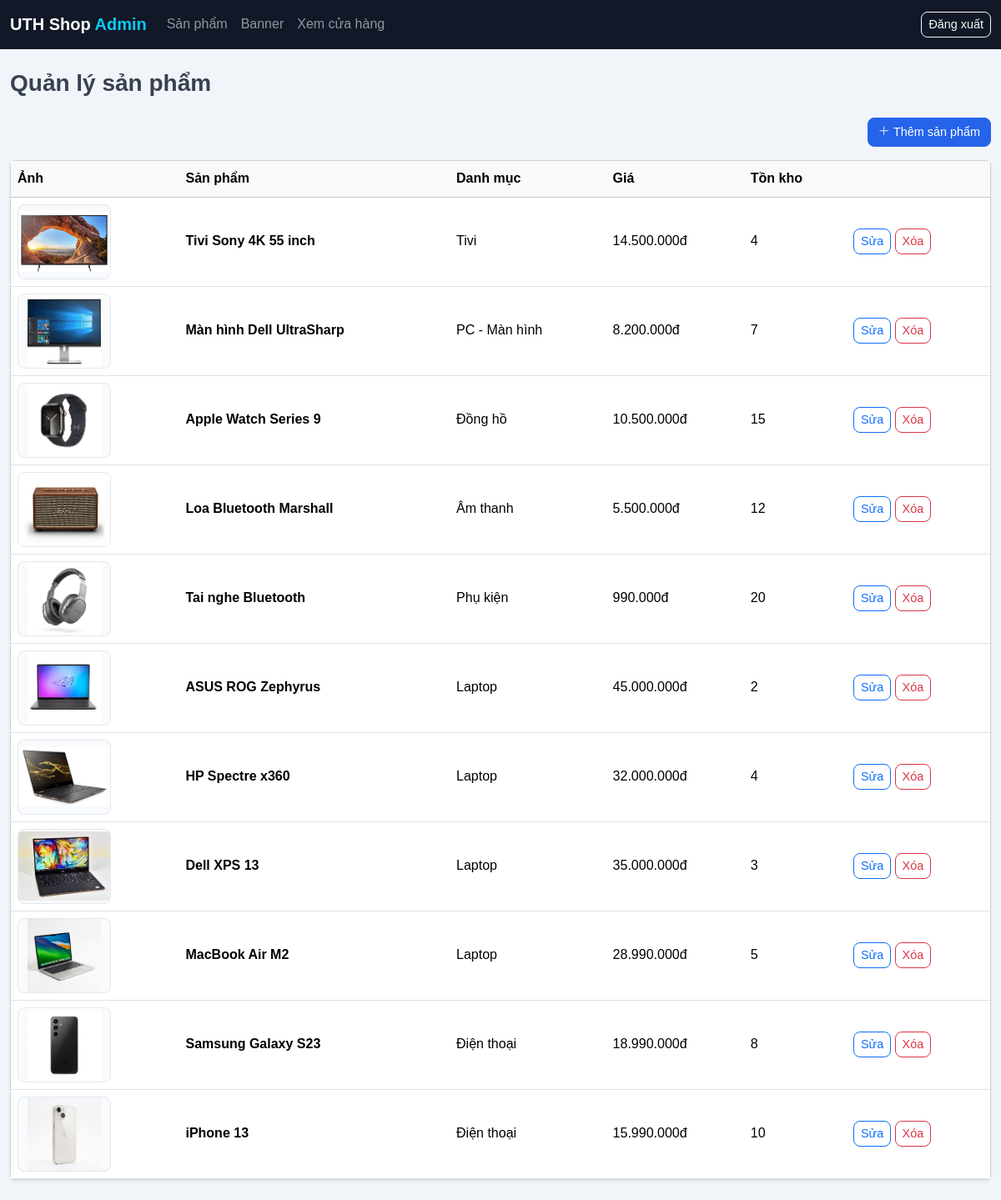
The page /admin/products/index.php (signed in) on the database its author committed.
### tables this page shows
CREATE TABLE IF NOT EXISTS products (
    id INT AUTO_INCREMENT PRIMARY KEY,
    category_id INT NULL,
    name VARCHAR(150) NOT NULL,
    brand VARCHAR(50) DEFAULT NULL,
    cpu VARCHAR(100) DEFAULT NULL,
    ram VARCHAR(50) DEFAULT NULL,
    description TEXT,
    price DECIMAL(10,2) NOT NULL,
    stock INT DEFAULT 0,
    image VARCHAR(255),
    created_at TIMESTAMP DEFAULT CURRENT_TIMESTAMP,
    CONSTRAINT fk_products_category FOREIGN KEY (category_id) REFERENCES categories(id) ON DELETE SET NULL
);

CREATE TABLE IF NOT EXISTS categories (
    id INT AUTO_INCREMENT PRIMARY KEY,
    name VARCHAR(100) NOT NULL,
    description TEXT,
    created_at TIMESTAMP DEFAULT CURRENT_TIMESTAMP
);

### includes/functions.php (called while the page is built, shortened)
<?php
function getStoredImageUrl($filename, $allowedDirectories = ['image/', 'uploads/products/'], $fallback = '/Web/image/no-image.svg') {
    $filename = str_replace('\\', '/', trim((string)$filename));
    $filename = ltrim($filename, '/');
    if ($filename !== '' && strpos($filename, '..') === false) {
        if (strpos($filename, '/') === false) {
            $filename = 'image/' . $filename;
        }
        foreach ($allowedDirectories as $directory) {
            if (strpos($filename, $directory) === 0) {
                $fullPath = dirname(__DIR__) . '/' . $filename;
                if (is_file($fullPath)) {
                    return '/Web/' . str_replace('%2F', '/', rawurlencode($filename));
                }
                break;
            }
        }
    }
    return $fallback;
}
function getProductImage($filename, $basePath = null) {
    return getStoredImageUrl($filename, ['image/', 'uploads/products/']);
}

### admin/products/index.php (the view, shortened to what this page needs)
<?php
require_once dirname(__DIR__) . '/includes/bootstrap.php';
require_once dirname(__DIR__) . '/includes/view.php';
$products = $conn->query(
    'SELECT p.id, p.name, p.price, p.stock, p.image, c.name AS category_name
     FROM products p LEFT JOIN categories c ON c.id = p.category_id ORDER BY p.id DESC'
)->fetchAll(PDO::FETCH_ASSOC);
?>
<div class="d-flex justify-content-end mb-3">
    <a class="btn btn-primary" href="/Web/admin/products/create.php"><i class="bi bi-plus-lg me-1"></i>Thêm sản phẩm</a>
</div>
<div class="card shadow-sm">
    <div class="table-responsive">
        <table class="table align-middle mb-0">
            <thead class="table-light"><tr><th>Ảnh</th><th>Sản phẩm</th><th>Danh mục</th><th>Giá</th><th>Tồn kho</th><th></th></tr></thead>
            <tbody>
            <?php foreach ($products as $product): ?>
                <tr>
                    <td><img class="admin-image-preview" src="<?= adminEscape(getProductImage($product['image'])) ?>" alt="" onerror="this.onerror=null;this.src='/Web/image/no-image.svg'"></td>
                    <td class="fw-semibold"><?= adminEscape($product['name']) ?></td>
                    <td><?= adminEscape($product['category_name'] ?? '—') ?></td>
                    <td><?= number_format((float)$product['price'], 0, ',', '.') ?>đ</td>
                    <td><?= (int)$product['stock'] ?></td>
                    <td class="text-nowrap">
                        <a class="btn btn-sm btn-outline-primary" href="/Web/admin/products/edit.php?id=<?= (int)$product['id'] ?>">Sửa</a>
                        <form class="d-inline" method="post" action="/Web/admin/products/delete.php" onsubmit="return confirm('Xóa sản phẩm này?')">
                            <button class="btn btn-sm btn-outline-danger" type="submit">Xóa</button>
                        </form>
                    </td>
                </tr>
            <?php endforeach; ?>
            </tbody>
        </table>
    </div>
</div>

### assets/css/style.css (style rules this page uses)
:root { --primary: #2563eb; --primary-dark: #1d4ed8; --secondary: #f59e0b; --success: #10b981; --danger: #ef4444; --warning: #f59e0b; --info: #3b82f6; --dark: #111827; --gray-100: #f3f4f6; --gray-200: #e5e7eb; --gray-500: #6b7280; --gray-700: #374151; --font-main: 'Be Vietnam Pro', sans-serif; --shadow-sm: 0 1px 3px rgba(0,0,0,.08); --shadow-md: 0 4px 16px rgba(0,0,0,.10); --shadow-lg: 0 10px 40px rgba(0,0,0,.14); --radius: 10px; --radius-lg: 16px; --transition: all .25s ease; }
*, *::before, *::after { box-sizing: border-box; }
html { scroll-behavior: smooth; }
body { font-family: var(--font-main); color: var(--gray-700); background-color: #f8fafc; line-height: 1.65; min-height: 100vh; display: flex; flex-direction: column; }
a { color: var(--primary); text-decoration: none; transition: var(--transition); }
img { max-width: 100%; height: auto; display: block; }
.btn { border-radius: 8px; font-weight: 500; font-size: .9rem; transition: var(--transition); }
.btn-primary { background-color: var(--primary); border-color: var(--primary); }

### admin/includes/view.php (style rules this page uses)
body.admin-body { background: #f1f5f9; min-height: 100vh; display: block; }
.admin-image-preview { width: 112px; height: 90px; object-fit: contain; background: #f8fafc; border: 1px solid #e2e8f0; border-radius: .5rem; }

### rows shown on the page
products: image (picture), name "Tivi Sony 4K 55 inch", category.name "Tivi", price "14.500.000", stock "4"
products: image (picture), name "Màn hình Dell UltraSharp", category.name "PC - Màn hình", price "8.200.000", stock "7"
products: image (picture), name "Apple Watch Series 9", category.name "Đồng hồ", price "10.500.000", stock "15"
products: image (picture), name "Loa Bluetooth Marshall", category.name "Âm thanh", price "5.500.000", stock "12"
products: image (picture), name "Tai nghe Bluetooth", category.name "Phụ kiện", price "990.000", stock "20"
products: image (picture), name "ASUS ROG Zephyrus", category.name "Laptop", price "45.000.000", stock "2"
products: image (picture), name "HP Spectre x360", category.name "Laptop", price "32.000.000", stock "4"
products: image (picture), name "Dell XPS 13", category.name "Laptop", price "35.000.000", stock "3"
products: image (picture), name "MacBook Air M2", category.name "Laptop", price "28.990.000", stock "5"
products: image (picture), name "Samsung Galaxy S23", category.name "Điện thoại", price "18.990.000", stock "8"
products: image (picture), name "iPhone 13", category.name "Điện thoại", price "15.990.000", stock "10"

### other values the page prints
adminEscape($title) "Quản lý sản phẩm"
